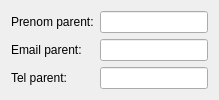
<?xml version="1.0" encoding="UTF-8"?>
<ui version="4.0">
 <class>EleveSpWidget</class>
 <widget class="QWidget" name="EleveSpWidget">
  <property name="geometry">
   <rect>
    <x>0</x>
    <y>0</y>
    <width>400</width>
    <height>300</height>
   </rect>
  </property>
  <property name="windowTitle">
   <string>EleveSpWidget</string>
  </property>
  <layout class="QGridLayout" name="gridLayout">
   <property name="sizeConstraint">
    <enum>QLayout::SetFixedSize</enum>
   </property>
   <item row="0" column="0">
    <widget class="QLabel" name="lNamePar">
     <property name="text">
      <string>Prenom parent:</string>
     </property>
    </widget>
   </item>
   <item row="0" column="1">
    <widget class="QLineEdit" name="leNamePar"/>
   </item>
   <item row="1" column="0">
    <widget class="QLabel" name="lEmailPar">
     <property name="text">
      <string>Email parent:</string>
     </property>
    </widget>
   </item>
   <item row="1" column="1">
    <widget class="QLineEdit" name="leEmailPar"/>
   </item>
   <item row="2" column="0">
    <widget class="QLabel" name="lTelPar">
     <property name="text">
      <string>Tel parent:</string>
     </property>
    </widget>
   </item>
   <item row="2" column="1">
    <widget class="QLineEdit" name="leTelPar"/>
   </item>
  </layout>
 </widget>
 <layoutdefault spacing="6" margin="11"/>
 <resources/>
 <connections/>
</ui>
